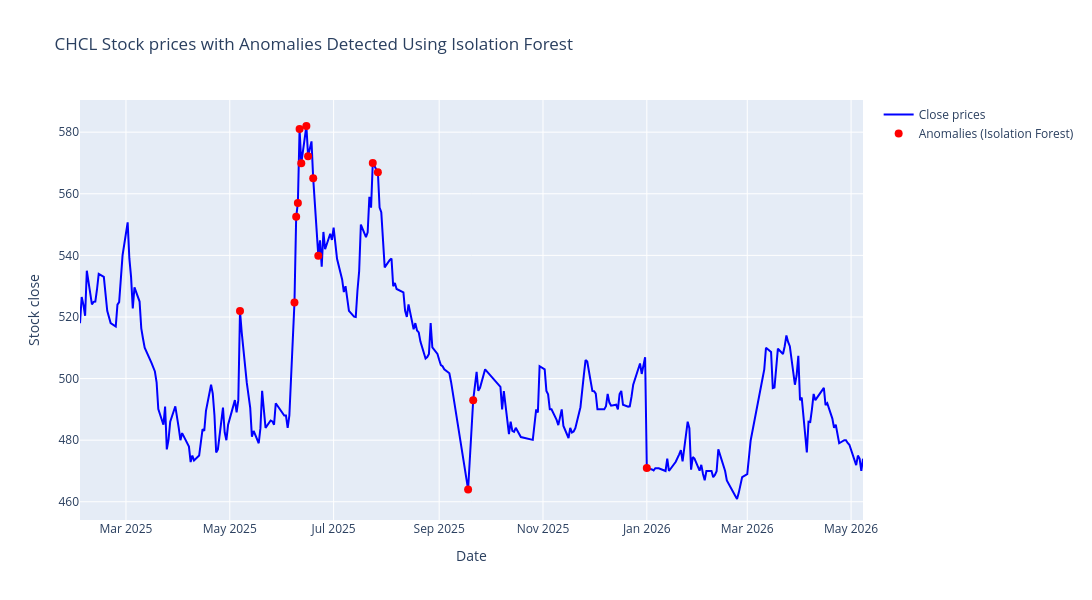

Notebook code for this chart:
### Code cell
fig = go.Figure()

# Add Close prices line
fig.add_trace(
    go.Scatter(
        x=df.index,
        y=df["close"],
        mode="lines",
        name="Close prices",
        line=dict(color="blue", width=2),
    )
)

# Add anomalies (Isolation Forest) as red markers
fig.add_trace(
    go.Scatter(
        x=anomalies_if.index,
        y=anomalies_if["close"],
        mode="markers",
        name="Anomalies (Isolation Forest)",
        marker=dict(color="red", size=8, symbol="circle"),
        showlegend=True,
    )
)

# Update layout for a larger figure size and title
fig.update_layout(
    title=f"{stock_name} Stock prices with Anomalies Detected Using Isolation Forest",
    xaxis_title="Date",
    yaxis_title="Stock close",
    autosize=False,
    width=1200,
    height=600,
)

# Show the plot
fig.show()

### Figure 1 — Plotly figure (JSON) as saved in the notebook; plotly's stock layout.template omitted (floating-point values rounded to 4 significant figures; data arrays with more than 128 entries replaced by an {"elided": "..."} marker saying what was removed)
{"data": [{"line": {"color": "blue", "width": 2}, "mode": "lines", "name": "Close prices", "type": "scatter", "x": {"elided": "284 str values"}, "y": {"elided": "284 float values"}}, {"marker": {"color": "red", "size": 8, "symbol": "circle"}, "mode": "markers", "name": "Anomalies (Isolation Forest)", "showlegend": true, "type": "scatter", "x": ["2025-05-07T00:00:00.000000000", "2025-06-08T00:00:00.000000000", "2025-06-09T00:00:00.000000000", "2025-06-10T00:00:00.000000000", "2025-06-11T00:00:00.000000000", "2025-06-12T00:00:00.000000000", "2025-06-15T00:00:00.000000000", "2025-06-16T00:00:00.000000000", "2025-06-19T00:00:00.000000000", "2025-06-22T00:00:00.000000000", "2025-07-24T00:00:00.000000000", "2025-07-27T00:00:00.000000000", "2025-09-18T00:00:00.000000000", "2025-09-21T00:00:00.000000000", "2026-01-01T00:00:00.000000000"], "y": [521.9, 524.7, 552.5, 557.0, 581.0, 569.9, 582.0, 572.2, 565.0, 539.9, 570.0, 567.0, 464.0, 493.0, 471.0]}], "layout": {"autosize": false, "height": 600, "title": {"text": "CHCL Stock prices with Anomalies Detected Using Isolation Forest"}, "width": 1200, "xaxis": {"title": {"text": "Date"}}, "yaxis": {"title": {"text": "Stock close"}}}}
